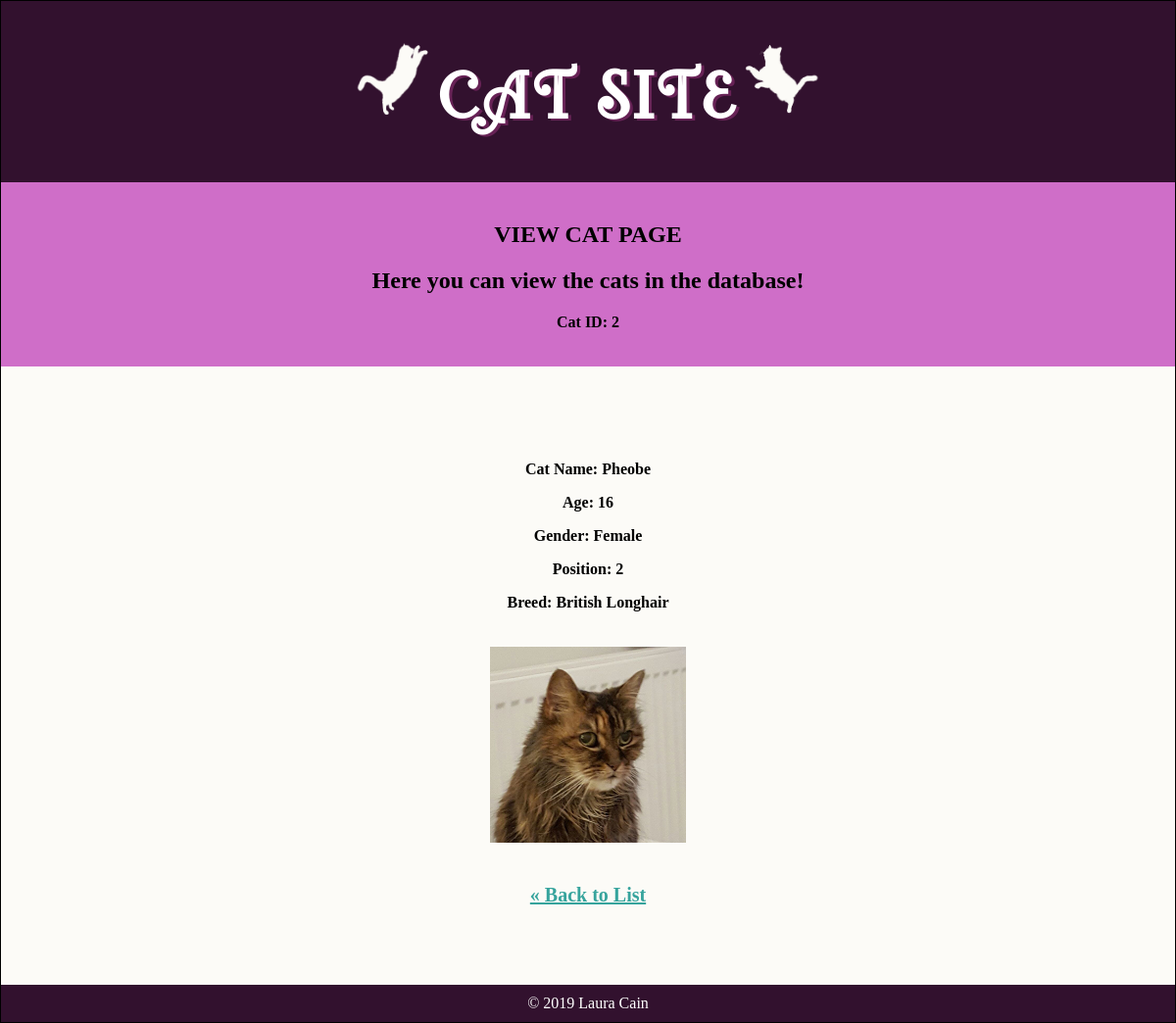
The app's page /cats/view.php?id=2 with its own data.
### tables this page shows
CREATE TABLE `cats` (
  `id` int(11) NOT NULL,
  `cat_name` varchar(255) DEFAULT NULL,
  `position` int(11) DEFAULT NULL,
  `file_path` varchar(255) DEFAULT 'default.jpg',
  `breed_id` int(11) NOT NULL,
  `gender_id` int(11) NOT NULL,
  `age` int(11) DEFAULT NULL
);

CREATE TABLE `genders` (
  `gender_id` int(11) NOT NULL,
  `gender_name` varchar(255) NOT NULL
);

CREATE TABLE `breeds` (
  `breed_id` int(11) NOT NULL,
  `breed_name` varchar(255) NOT NULL
);

### private/query_functions.php (called while the page is built, shortened)
<?php
function find_cat_by_id($id) {
  global $db;
  $sql = "SELECT * FROM cats c INNER JOIN breeds b ON c.breed_id = b.breed_id INNER JOIN genders d on c.gender_id = d.gender_id ";
  $sql .= "WHERE c.id= ' " . mysqli_real_escape_string($db, $id) . " ' ";
  $result = $db->query($sql);
  $cat = mysqli_fetch_assoc($result);
  return $cat;
}
?>

### private/functions.php (called while the page is built, shortened)
<?php
function url_for($script_path) {
  if($script_path[0] != '/') {
    $script_path = "/" . $script_path;
  }
  return WWW_ROOT . $script_path;
}
?>

### public/cats/view.php (the view, shortened to what this page needs)
<?php  $id = $_GET['id'] ?? '1';
$cat = find_cat_by_id($id);
?>
<?php include(SHARED_PATH . '/header.php'); ?>
<div class="intro">
  <div class="content-wrap">
    <h2>VIEW CAT PAGE</h2>
    <h2>Here you can view the cats in the database!</h2>
    <p><?php echo "Cat ID: "; echo htmlspecialchars($id); ?></p>
  </div>
</div>
<div class="main-section">
  <div class="content-wrap">
    <p>Cat Name: <?php echo htmlspecialchars($cat['cat_name']); ?></p>
    <p>Age: <?php echo htmlspecialchars($cat['age']); ?></p>
    <p>Gender: <?php echo htmlspecialchars($cat['gender_name']); ?></p>
    <p>Position: <?php echo htmlspecialchars($cat['position']); ?></p>
    <p>Breed: <?php echo htmlspecialchars($cat['breed_name']); ?></p>
    <img class="cat-img" src="<?php echo url_for('/images/' . $cat['file_path']); ?>  " ><br><br>
    <div class="back-link">
      <a href="<?php echo url_for('/index.php');?>">&laquo; Back to List</a>
    </div>
  </div>
</div>
<?php include(SHARED_PATH . '/footer.php'); ?>

### public/stylesheets/styles.css (style rules this page uses)
body { border: 1px solid black; font-family: 'Calisto MT', serif; text-align: center; margin: 0 auto; }
p { font-weight: bold; }
.content-wrap { width: 950px; margin: 0 auto; }
.intro { background: #CF6EC8; text-align: center; padding: 20px; margin: 0 auto; }
.main-section { background: #FCFBF7; padding: 80px; }
a { color: #37A49D; font-weight: bold; }
.back-link a { font-size: 20px; font-weight: bold; color: #37A49D; }
.cat-img { width: 200px; padding: 20px; }

### records on screen
cats: cat_name "Pheobe", age "16", gender.gender_name "Female", position "2", breed.breed_name "British Longhair", file_path (picture)

### other values on screen
$id "2"
